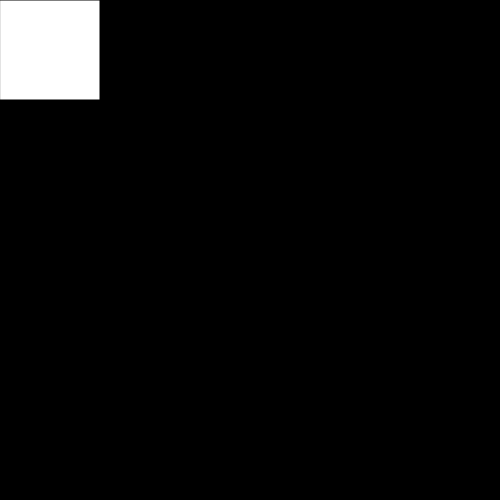
Frame 1 (no input)
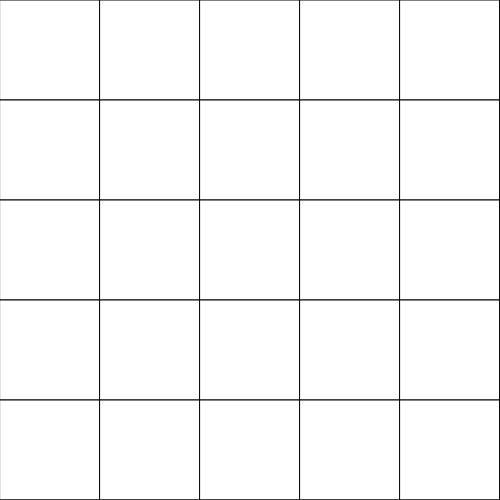
Frame 60 (no input)
Frame 120 (the mouse pressed at the canvas centre since frame 60): identical to frame 60, image omitted

The p5.js sketch that drew these frames (run headless with seeded random() and noise() and a simulated clock; from frame 60 on, the mouse is pressed at the canvas centre):

// p5.js sketch
// ── sketch.js

let lado = 100
let x = 0;
let y = 0;
function setup() 
{
	createCanvas(500, 500);
    background(0);
}

function draw()
{
    
    fill(255)
    rect(x,y,lado,lado)
    x+= lado;

    if(x>width){
        y += lado;
        x = 0;
    }

 
}
